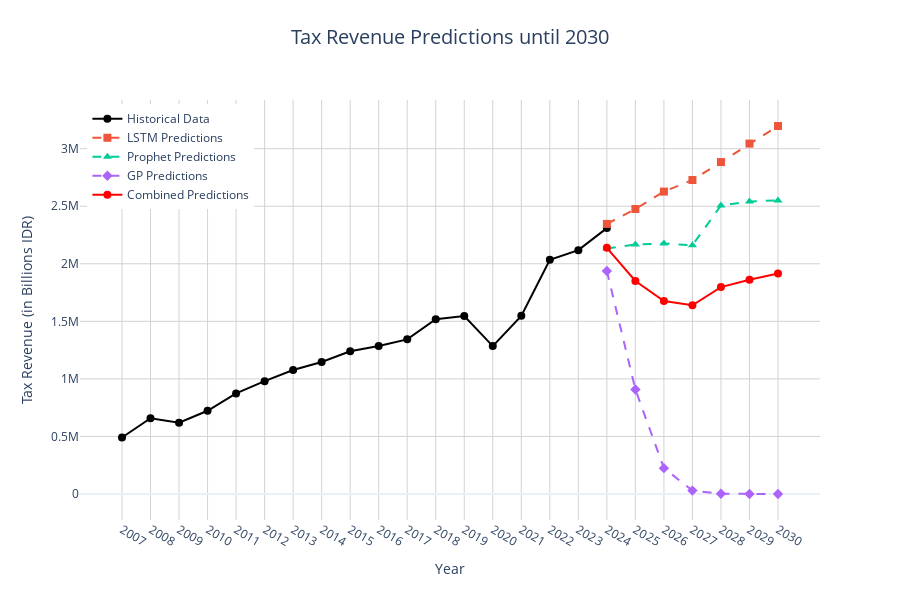

The code cell stored with this chart in its notebook:
### Code cell
import pandas as pd
import numpy as np
import plotly.express as px
import plotly.graph_objects as go
from sklearn.preprocessing import MinMaxScaler
from tensorflow.keras.models import Sequential
from tensorflow.keras.layers import Dense, LSTM
from sklearn.metrics import mean_squared_error
from prophet import Prophet
from sklearn.gaussian_process import GaussianProcessRegressor
from sklearn.gaussian_process.kernels import RBF, ConstantKernel
import warnings

warnings.filterwarnings('ignore')

# Load and concatenate data
dfs = []
for i in range(1, 7):
    df = pd.read_csv(f'/home/litfan/Code/GIT/Cloud-Computing-Class/CC-LAFA/AI/data/Pajak/Realisasi Pendapatan Negara, {2007 + (i-1)*3}-{2009 + (i-1)*3}.csv')
    penerimaan_pajak = df[df.iloc[:, 0].str.strip() == 'Penerimaan Perpajakan'].iloc[:, 1:4]
    cleaned_df = pd.DataFrame({
        'Tahun': [str(year) for year in range(2007 + (i-1)*3, 2010 + (i-1)*3)],
        'Penerimaan Pajak': [str(value) for value in penerimaan_pajak.values.flatten()]
    })
    dfs.append(cleaned_df)

data = pd.concat(dfs).reset_index(drop=True)
data['Penerimaan Pajak'] = pd.to_numeric(data['Penerimaan Pajak'], errors='coerce').fillna(0)

# LSTM Implementation
scaler = MinMaxScaler(feature_range=(0, 1))
data_scaled = scaler.fit_transform(data['Penerimaan Pajak'].values.reshape(-1, 1))

def create_dataset(dataset, look_back=1):
    X, Y = [], []
    for i in range(len(dataset) - look_back - 1):
        X.append(dataset[i:(i + look_back), 0])
        Y.append(dataset[i + look_back, 0])
    return np.array(X), np.array(Y)

look_back = 3
dataset = data_scaled
train_size = int(len(dataset) * 0.67)
train, test = dataset[0:train_size], dataset[train_size:]

trainX, trainY = create_dataset(train, look_back)
testX, testY = create_dataset(test, look_back)

trainX = np.reshape(trainX, (trainX.shape[0], trainX.shape[1], 1))
testX = np.reshape(testX, (testX.shape[0], testX.shape[1], 1))

# Enhanced LSTM model
model = Sequential()
model.add(LSTM(50, return_sequences=True, input_shape=(look_back, 1)))
model.add(LSTM(50))
model.add(Dense(1))
model.compile(loss='mean_squared_error', optimizer='adam')

# Increased epochs
model.fit(trainX, trainY, epochs=20, batch_size=1, verbose=0)

# Adjust the predictions to extend until 2031 (7 years from 2024)
future_years = [str(year) for year in range(2024, 2032)]

# LSTM Implementation
# Modified to predict 7 years ahead
lstm_future = []
last_sequence = data_scaled[-look_back:]
last_sequence = np.reshape(last_sequence, (1, look_back, 1))

for _ in range(7):  # Changed from 5 to 7 years
    next_pred = model.predict(last_sequence)
    lstm_future.append(next_pred[0,0])
    last_sequence = np.roll(last_sequence, -1)
    last_sequence[0,-1,0] = next_pred

lstm_future = np.array(lstm_future).reshape(-1, 1)
lstm_future = scaler.inverse_transform(lstm_future)

# Prophet Implementation
prophet_data = pd.DataFrame({
    'ds': pd.to_datetime(data['Tahun']),
    'y': data['Penerimaan Pajak']
})

prophet_model = Prophet(yearly_seasonality=True)
prophet_model.fit(prophet_data)

# Extend Prophet predictions to 2031
future_dates = prophet_model.make_future_dataframe(periods=7, freq='Y')  # Changed from 5 to 7 years
prophet_forecast = prophet_model.predict(future_dates)

# Gaussian Process Implementation
kernel = ConstantKernel(1.0, (1e-3, 1e3)) * RBF(1, (1e-2, 1e2))
gp = GaussianProcessRegressor(kernel=kernel, n_restarts_optimizer=10)

# Fit the GP model
X_train = np.arange(len(data)).reshape(-1, 1)
y_train = data['Penerimaan Pajak'].values
gp.fit(X_train, y_train)

# Extend GP predictions to 2031
X_pred = np.arange(len(data), len(data) + 7).reshape(-1, 1)  # Changed from 5 to 7 years
y_pred, sigma = gp.predict(X_pred, return_std=True)
X_pred = np.arange(len(data), len(data) + 7).reshape(-1, 1)  # Changed from 5 to 7 years
y_pred, sigma = gp.predict(X_pred, return_std=True)

# Create interactive plot using Plotly
fig = go.Figure()

# Historical data trace
fig.add_trace(go.Scatter(
    x=data['Tahun'],
    y=data['Penerimaan Pajak'],
    mode='lines+markers',
    name='Historical Data',
    line=dict(color='black', width=2),
    marker=dict(size=8)
))

# LSTM predictions trace
fig.add_trace(go.Scatter(
    x=future_years,
    y=lstm_future.flatten(),
    mode='lines+markers',
    name='LSTM Predictions',
    line=dict(dash='dash', width=2),
    marker=dict(symbol='square', size=8)
))

# Prophet predictions
prophet_predictions = prophet_forecast['yhat'][-7:].values 

# Prophet predictions trace
fig.add_trace(go.Scatter(
    x=future_years,
    y=prophet_predictions.flatten(),
    mode='lines+markers',
    name='Prophet Predictions',
    line=dict(dash='dash', width=2),
    marker=dict(symbol='triangle-up', size=8)
))

# Gaussian Process predictions trace
fig.add_trace(go.Scatter(
    x=future_years,
    y=y_pred.flatten(),
    mode='lines+markers',
    name='GP Predictions',
    line=dict(dash='dash', width=2),
    marker=dict(symbol='diamond', size=8)
))

# Calculate combined predictions
combined_predictions = (lstm_future.flatten() + prophet_predictions + y_pred) / 3

# Combined predictions trace
fig.add_trace(go.Scatter(
    x=future_years,
    y=combined_predictions.flatten(),
    mode='lines+markers',
    name='Combined Predictions',
    line=dict(color='red', width=2),
    marker=dict(size=8)
))

# Update layout
fig.update_layout(
    title={
        'text': 'Tax Revenue Predictions until 2030',
        'y':0.95,
        'x':0.5,
        'xanchor': 'center',
        'yanchor': 'top',
        'font': dict(size=20)
    },
    xaxis_title='Year',
    yaxis_title='Tax Revenue (in Billions IDR)',
    template='plotly_white',
    hovermode='x unified',
    showlegend=True,
    height=600,
    legend=dict(
        yanchor="top",
        y=0.99,
        xanchor="left",
        x=0.01
    )
)

# Add gridlines
fig.update_xaxes(showgrid=True, gridwidth=1, gridcolor='LightGray')
fig.update_yaxes(showgrid=True, gridwidth=1, gridcolor='LightGray')

# Display figure
fig.show()

### Figure 1 — Plotly figure (JSON) as saved in the notebook; plotly's stock layout.template omitted (floating-point values rounded to 4 significant figures)
{"data": [{"line": {"color": "black", "width": 2}, "marker": {"size": 8}, "mode": "lines+markers", "name": "Historical Data", "type": "scatter", "x": ["2007", "2008", "2009", "2010", "2011", "2012", "2013", "2014", "2015", "2016", "2017", "2018", "2019", "2020", "2021", "2022", "2023", "2024"], "y": [490988, 658701, 619922, 723307, 873874, 980500.0, 1077000.0, 1147000.0, 1240000.0, 1285000.0, 1344000.0, 1519000.0, 1546000.0, 1285000.0, 1548000.0, 2035000.0, 2118348, 2310000.0]}, {"line": {"dash": "dash", "width": 2}, "marker": {"size": 8, "symbol": "square"}, "mode": "lines+markers", "name": "LSTM Predictions", "type": "scatter", "x": ["2024", "2025", "2026", "2027", "2028", "2029", "2030", "2031"], "y": [2346414, 2476000.0, 2627000.0, 2728000.0, 2883786, 3044000.0, 3197000.0]}, {"line": {"dash": "dash", "width": 2}, "marker": {"size": 8, "symbol": "triangle-up"}, "mode": "lines+markers", "name": "Prophet Predictions", "type": "scatter", "x": ["2024", "2025", "2026", "2027", "2028", "2029", "2030", "2031"], "y": [2133000.0, 2167000.0, 2177000.0, 2161000.0, 2507000.0, 2541000.0, 2551000.0]}, {"line": {"dash": "dash", "width": 2}, "marker": {"size": 8, "symbol": "diamond"}, "mode": "lines+markers", "name": "GP Predictions", "type": "scatter", "x": ["2024", "2025", "2026", "2027", "2028", "2029", "2030", "2031"], "y": [1937000.0, 907800.0, 224600.0, 29610.0, 2109.0, 81.95, 1.746]}, {"line": {"color": "red", "width": 2}, "marker": {"size": 8}, "mode": "lines+markers", "name": "Combined Predictions", "type": "scatter", "x": ["2024", "2025", "2026", "2027", "2028", "2029", "2030", "2031"], "y": [2139000.0, 1850000.0, 1676000.0, 1639000.0, 1798000.0, 1862000.0, 1916000.0]}], "layout": {"height": 600, "hovermode": "x unified", "legend": {"x": 0.01, "xanchor": "left", "y": 0.99, "yanchor": "top"}, "showlegend": true, "title": {"font": {"size": 20}, "text": "Tax Revenue Predictions until 2030", "x": 0.5, "xanchor": "center", "y": 0.95, "yanchor": "top"}, "xaxis": {"gridcolor": "LightGray", "gridwidth": 1, "showgrid": true, "title": {"text": "Year"}}, "yaxis": {"gridcolor": "LightGray", "gridwidth": 1, "showgrid": true, "title": {"text": "Tax Revenue (in Billions IDR)"}}}}
